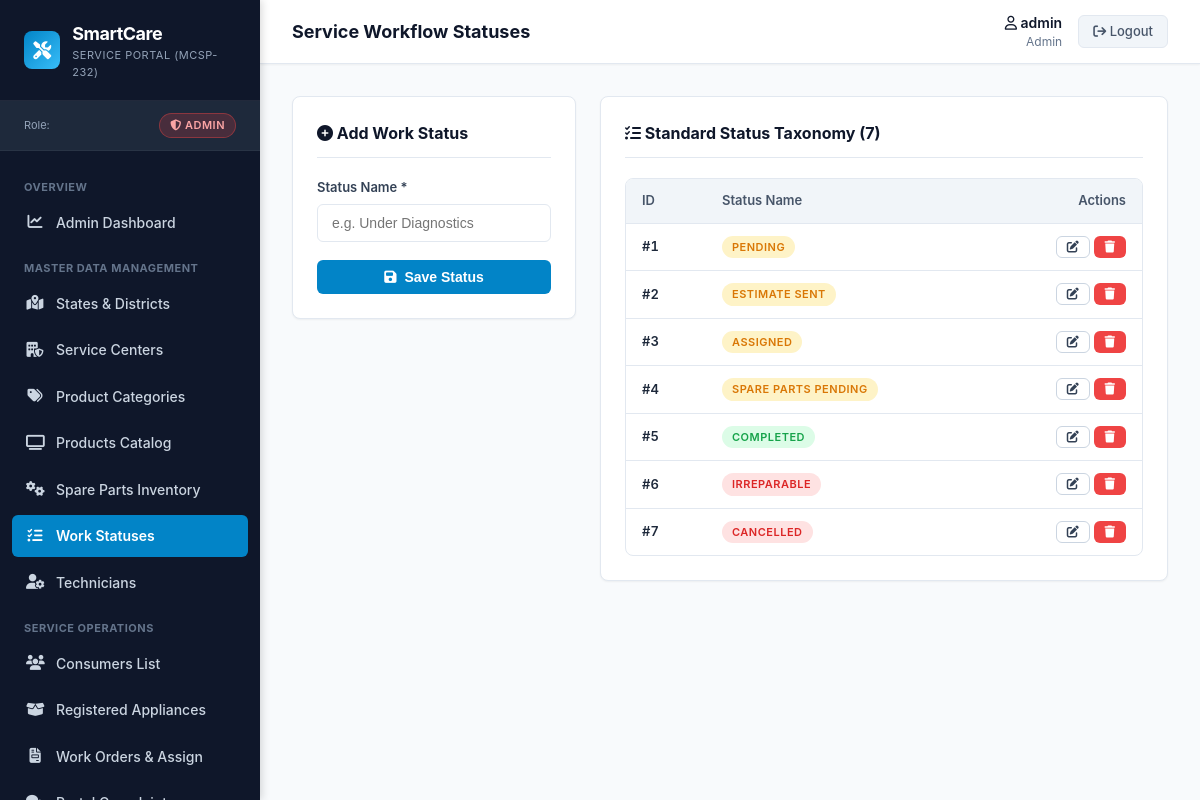
The app's page /services/manage/statuses/ (signed in) with its own data.
### services/models.py (models this page shows, shortened)
class WorkStatus(models.Model):
    Wo_stid = models.AutoField(primary_key=True)
    W_status = models.CharField(max_length=20)
    class Meta:
        db_table = 'work_status'
        verbose_name = 'Work Status'
        verbose_name_plural = 'Work Statuses'
        ordering = ['Wo_stid']

### services/views.py (the view, shortened to what this page needs)
# urls.py: path('manage/statuses/', views.manage_statuses, name='manage_statuses'),
@admin_required
def manage_statuses(request):
    statuses = WorkStatus.objects.all().order_by('Wo_stid')
    return render(request, 'services/manage_statuses.html', {'statuses': statuses})

### accounts/context_processors.py (called while the page is built)
def auth_context(request):
    username = request.session.get('username')
    role = request.session.get('role')
    is_authenticated = bool(username and role)
    consumer = None
    technician = None
    if is_authenticated:
        if role == 'Consumer':
            consumer = ConsumerReg.objects.filter(email=username).first()
        elif role == 'Technician':
            technician = Technician.objects.filter(Email=username).first()
            if not technician:
                technician = Technician.objects.filter(Mob=username).first()
    return {
        'session_username': username,
        'session_role': role,
        'is_authenticated_custom': is_authenticated,
        'session_consumer': consumer,
        'session_technician': technician,
    }

### templates/services/manage_statuses.html (shortened to what this page needs)
{% extends 'base.html' %}
{% block page_title %}Service Workflow Statuses{% endblock %}
{% block content %}
<div style="display: grid; grid-template-columns: 1fr 2fr; gap: 24px; align-items: start;">
    <div class="card">
        <div class="card-header">
            <h2 class="card-title"><i class="fa-solid fa-plus-circle"></i> Add Work Status</h2>
        </div>
        <form method="POST" action="{% url 'services:manage_statuses' %}">
            <div class="form-group">
                <label class="form-label" for="W_status">Status Name *</label>
                <input type="text" id="W_status" name="W_status" class="form-control" placeholder="e.g. Under Diagnostics" required maxlength="20">
            </div>
            <button type="submit" class="btn btn-primary" style="width: 100%;">
                <i class="fa-solid fa-save"></i> Save Status
            </button>
        </form>
    </div>
    <div class="card">
        <div class="card-header">
            <h2 class="card-title"><i class="fa-solid fa-list-check"></i> Standard Status Taxonomy ({{ statuses|length }})</h2>
        </div>
        <div class="table-responsive">
            <table class="data-table">
                <thead>
                    <tr>
                        <th style="width: 80px;">ID</th>
                        <th>Status Name</th>
                        <th style="text-align: right; width: 140px;">Actions</th>
                    </tr>
                </thead>
                <tbody>
                    {% for st in statuses %}
                        <tr>
                            <td class="tabular-num">#{{ st.Wo_stid }}</td>
                            <td>
                                {% if st.W_status == 'Completed' %}
                                    <span class="badge badge-success">{{ st.W_status }}</span>
                                {% elif st.W_status == 'Cancelled' or st.W_status == 'Irreparable' %}
                                    <span class="badge badge-danger">{{ st.W_status }}</span>
                                {% else %}
                                    <span class="badge badge-warning">{{ st.W_status }}</span>
                                {% endif %}
                            </td>
                            <td style="text-align: right;">
                                <a href="{% url 'services:edit_status' st.Wo_stid %}" class="btn btn-secondary btn-sm" title="Edit">
                                    <i class="fa-solid fa-pen-to-square"></i>
                                </a>
                                <form method="POST" action="{% url 'services:delete_status' st.Wo_stid %}" style="display: inline-block;" onsubmit="return confirm('Delete status {{ st.W_status }}?');">
                                    <button type="submit" class="btn btn-danger btn-sm" title="Delete">
                                        <i class="fa-solid fa-trash"></i>
                                    </button>
                                </form>
                            </td>
                        </tr>
                    {% empty %}
                        <tr>
                            <td colspan="3" style="text-align: center; color: var(--text-muted); padding: 20px;">
                                No statuses defined.
                            </td>
                        </tr>
                    {% endfor %}
                </tbody>
            </table>
        </div>
    </div>
</div>
{% endblock %}

### static/css/style.css (style rules this page uses)
:root { --primary-navy: #0F172A; --secondary-navy: #1E293B; --accent-cyan: #0284C7; --accent-cyan-hover: #0369A1; --accent-cyan-light: #E0F2FE; --bg-canvas: #F8FAFC; --bg-card: #FFFFFF; --border-color: #E2E8F0; --border-focus: #38BDF8; --text-main: #0F172A; --text-muted: #64748B; --text-white: #FFFFFF; --status-green: #16A34A; --status-green-bg: #DCFCE7; --status-amber: #D97706; --status-amber-bg: #FEF3C7; --status-red: #DC2626; --status-red-bg: #FEE2E2; --status-blue: #2563EB; --status-blue-bg: #DBEAFE; --sidebar-width: 260px; --header-height: 64px; --border-radius: 8px; --box-shadow-sm: 0 1px 2px 0 rgb(0 0 0 / 0.05); --box-shadow: 0 4px 6px -1px rgb(0 0 0 / 0.1), 0 2px 4px -2px rgb(0 0 0 / 0.1); --box-shadow-lg: 0 10px 15px -3px rgb(0 0 0 / 0.1), 0 4px 6px -4px rgb(0 0 0 / 0.1); }
*, *::before, *::after { box-sizing: border-box; margin: 0; padding: 0; }
body { font-family: 'Inter', -apple-system, BlinkMacSystemFont, 'Segoe UI', Roboto, sans-serif; font-size: 14px; line-height: 1.5; color: var(--text-main); background-color: var(--bg-canvas); min-height: 100vh; }
a { color: var(--accent-cyan); text-decoration: none; transition: color 0.15s ease-in-out; }
.card { background-color: var(--bg-card); border: 1px solid var(--border-color); border-radius: var(--border-radius); box-shadow: var(--box-shadow-sm); padding: 24px; margin-bottom: 24px; }
.card-header { display: flex; justify-content: space-between; align-items: center; margin-bottom: 20px; padding-bottom: 12px; border-bottom: 1px solid var(--border-color); }
.card-title { font-size: 16px; font-weight: 700; color: var(--primary-navy); }
.btn { display: inline-flex; align-items: center; justify-content: center; gap: 8px; padding: 8px 18px; border-radius: 6px; font-size: 14px; font-weight: 600; cursor: pointer; border: 1px solid transparent; transition: all 0.15s ease; text-decoration: none; }
.btn-primary { background-color: var(--accent-cyan); color: #FFFFFF; }
.btn-secondary { background-color: #FFFFFF; color: #334155; border-color: #CBD5E1; }
.btn-danger { background-color: #EF4444; color: #FFFFFF; }
.btn-sm { padding: 4px 10px; font-size: 12px; }
.form-group { margin-bottom: 18px; }
.form-label { display: block; font-size: 13px; font-weight: 600; color: #334155; margin-bottom: 6px; }
.form-control { width: 100%; padding: 10px 14px; font-size: 14px; color: var(--text-main); background-color: #FFFFFF; border: 1px solid var(--border-color); border-radius: 6px; outline: none; transition: border-color 0.15s ease, box-shadow 0.15s ease; }
.table-responsive { width: 100%; overflow-x: auto; border: 1px solid var(--border-color); border-radius: var(--border-radius); background: #FFFFFF; }
.data-table { width: 100%; border-collapse: collapse; font-size: 13px; text-align: left; }
.data-table th { background-color: #F1F5F9; color: #475569; font-weight: 600; padding: 12px 16px; border-bottom: 1px solid var(--border-color); white-space: nowrap; }
.data-table td { padding: 12px 16px; border-bottom: 1px solid var(--border-color); color: #1E293B; vertical-align: middle; }
.data-table tbody tr:last-child td { border-bottom: none; }
.tabular-num { font-variant-numeric: tabular-nums; font-weight: 600; }
.badge { display: inline-flex; align-items: center; padding: 3px 10px; font-size: 11px; font-weight: 600; border-radius: 9999px; text-transform: uppercase; letter-spacing: 0.5px; white-space: nowrap; }
.badge-success { background-color: var(--status-green-bg); color: var(--status-green); }
.badge-warning { background-color: var(--status-amber-bg); color: var(--status-amber); }
.badge-danger { background-color: var(--status-red-bg); color: var(--status-red); }

### records on screen
WorkStatus: Wo_stid "1", W_status "PENDING"
WorkStatus: Wo_stid "2", W_status "ESTIMATE SENT"
WorkStatus: Wo_stid "3", W_status "ASSIGNED"
WorkStatus: Wo_stid "4", W_status "SPARE PARTS PENDING"
WorkStatus: Wo_stid "5", W_status "COMPLETED"
WorkStatus: Wo_stid "6", W_status "IRREPARABLE"
WorkStatus: Wo_stid "7", W_status "CANCELLED"

### other values on screen
{{ session_role|default:'Guest' }} "ADMIN"
{{ session_username|default:'Guest' }} "admin"
{{ session_role|default:'Not Logged In' }} "Admin"
{{ statuses|length }} "7"
